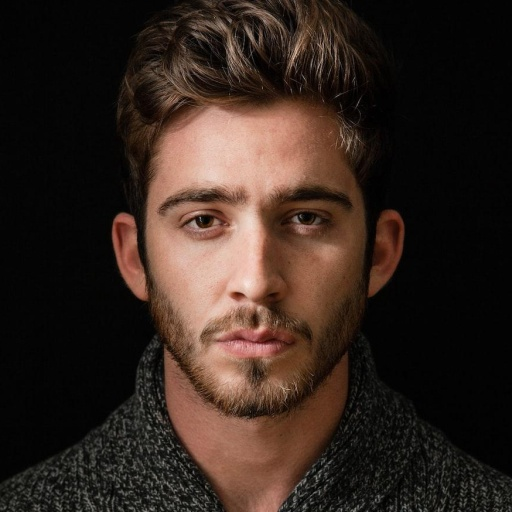
#> input picture images/men2.jpg, 512 x 512 px
$ python Laplacian-Pyramid.py
#> lines starting #> are read from the running program, lines starting #| are printed output that depends on the picture
import numpy as np
import matplotlib.pyplot as plt
from scipy import ndimage
import cv2
import imageio

def create_filter():
      # create a  Binomial (5-tap) filter
      kernel = (1.0/256)*np.array([[1, 4, 6, 4, 1],
                             [4, 16, 24, 16, 4],
                             [6, 24, 36, 24, 6],
                             [4, 16, 24, 16, 4],
                             [1, 4, 6, 4, 1]])
      plt.title('Binomial Filter Kernel')
      plt.imshow(kernel)
      plt.show()
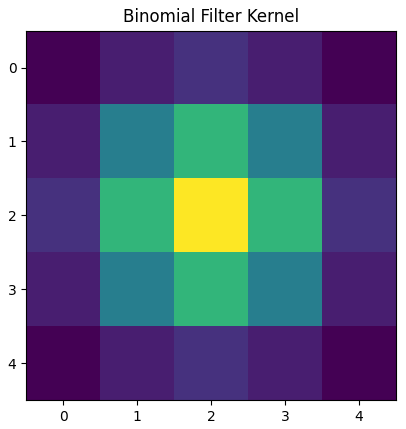
#> figure drawn by matplotlib, 1 panel
      return kernel

class Laplacian_Blend():
      def __init__(self):
            #权重核 weight kernel
            self.kernel = (1.0/256)*np.array([
                              [1, 4, 6, 4, 1],
                              [4, 16, 24, 16, 4],
                              [6, 24, 36, 24, 6],
                              [4, 16, 24, 16, 4],
                              [1, 4, 6, 4, 1]])

      def interpolate(self,image):  #插值（上采样），上采样率 = 2
            image_up = np.zeros((2*image.shape[0], 2*image.shape[1]))
            image_up[::2, ::2] = image  #每隔一个像素插入一个0：零填充
            # 由于内核有单位面积，因此需要扩大图片；长度和宽度增加两倍，因此面积增加4倍
            return ndimage.filters.convolve(image_up, 4*self.kernel, mode='constant') #低通滤波，去除插值带来的异常
            #输入图像，卷积核，处理边界外数组的方式

      def decimate(self,image):    #信号抽取（下采样+平滑滤波），下采样率 = 2
            image_blur = ndimage.filters.convolve(image, self.kernel, mode='constant')  #平滑滤波
            return image_blur[::2, ::2]

      def buildPyramids(self,image):  #构建高斯金字塔和拉普拉斯金字塔
            #image为原比例的原图,是金字塔的第一层
            #初始化金字塔
            G = [image, ]   #高斯金字塔
            L = []          #拉普拉斯金字塔
            while image.shape[0] >= 2 and image.shape[1] >= 2:  #将高斯金字塔的深度构建到最大
                  image = self.decimate(image)  #信号抽取（下采样+平滑滤波）
                  G.append(image)
            for i in range(len(G)-1):    #构建拉普拉斯金字塔
                  L.append(G[i] - self.interpolate(G[i+1])) #第i级的拉普拉斯图像 = 第i级的高斯图像 - （上采样第i+1级的高斯图像）
            return G[:-1], L  #[G,L] = 金字塔(图像)

      def pyramidBlending(self, A, B, mask):  #结合高斯金字塔和拉普拉斯金字塔
            [GA, LA] = self.buildPyramids(A)  #构建A图和B图的高斯金字塔和拉普拉斯金字塔
            [GB ,LB] = self.buildPyramids(B)
            [Gmask, LMask] = self.buildPyramids(mask)  #构建蒙版金字塔（蒙版表示像素来自左边还是右边）
            # 方程: LS(i, j) = GR(I, j)*LA(I, j) + (1-GR(I, j))* LB(I, j)
            blend = []
            for i in range(len(LA)):
                  #确保颜色在255里
                  LS = Gmask[i]/255*LA[i] + (1-Gmask[i]/255)*LB[i]  #以Gmask节点为权重，由LA和LB构建一个合成的金字塔LS
                  blend.append(LS)
            return blend   #最终的合成拉普拉斯金字塔

      def reconstruct(self,pyramid):  #重构金字塔+上采样+与每个级别相加
            reversePyramid = pyramid[::-1]   #从最后一层金字塔开始操作，因此倒转金字塔次序
            stack = reversePyramid[0]
            for i in range(1, len(reversePyramid)):  #从第二个索引开始
                  stack = self.interpolate(stack) + reversePyramid[i] #上采样，对倒合成金字塔进行加法
            return stack   #返回最终已混合好的原比例的图

      def colorBlending(self, img1, img2, mask, filename):    #图像颜色混合 RGB
            img1R,img1G,img1B = cv2.split(img1) # 分成3种基本颜色
            img2R,img2G,img2B = cv2.split(img2)
            LSR = self.pyramidBlending(img1R, img2R, mask)  #分别对两个图像的三个颜色构建各自的合成拉普拉斯金字塔
            LSG = self.pyramidBlending(img1G, img2G, mask)
            LSB = self.pyramidBlending(img1B, img2B, mask)
            blendedR = self.reconstruct(LSR)  #重构
            blendedG = self.reconstruct(LSG)
            blendedB = self.reconstruct(LSB)
            output = cv2.merge((blendedR,blendedG,blendedB))  #叠加三种颜色已混合好的原比例图
            imageio.imsave(filename, output)  #保存图片
            return

def BlendImage(ImageA,ImageB,Mask,result_dir):
#> called with ImageA = 'images/men2.jpg', ImageB = 'images/men1.jpg', Mask = 'images/mask.jpg', result_dir = 'result/finalblend1.png'
      imgA = imageio.imread(ImageA)
#> imgA is the input picture: shape (512, 512, 3); mean R, G, B 52.1, 38.1, 31
      imgB = imageio.imread(ImageB)
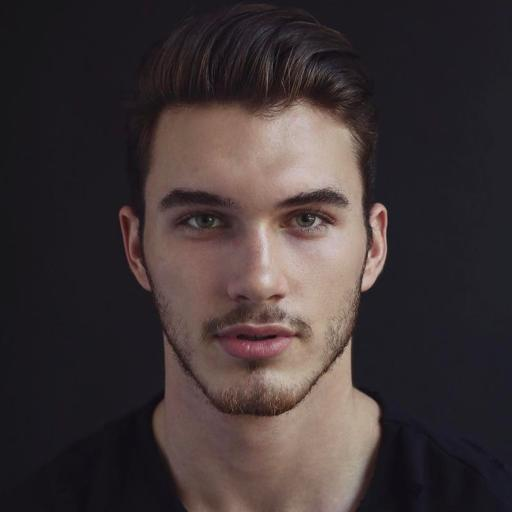
#> input picture images/men1.jpg, 512 x 512 px
#> imgB is the input picture: shape (512, 512, 3); mean R, G, B 63, 52.9, 53.9
      mask = cv2.imread(Mask, 0)
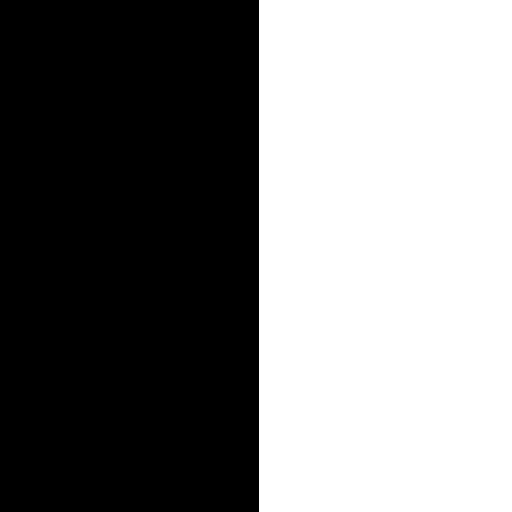
#> input picture images/mask.jpg, 512 x 512 px
#> mask is the input picture: shape (512, 512); min 0, max 255, mean 126
      l = Laplacian_Blend()
      l.colorBlending(imgA,imgB,mask,result_dir)
#> in colorBlending, `img1R,img1G,img1B = cv2.split(img1)`:
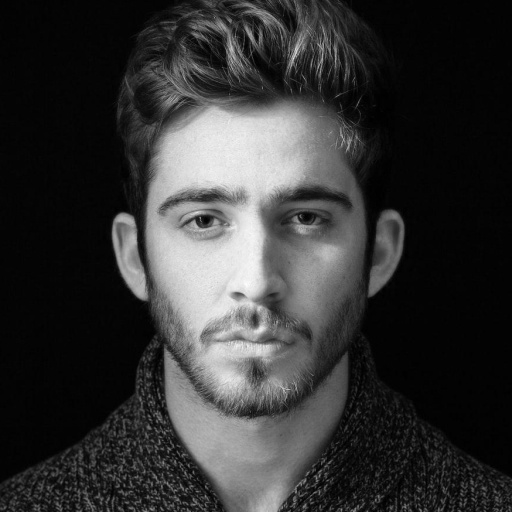
#> img1R: shape (512, 512); min 0, max 253, mean 52.1
#> in colorBlending, `img2R,img2G,img2B = cv2.split(img2)`:
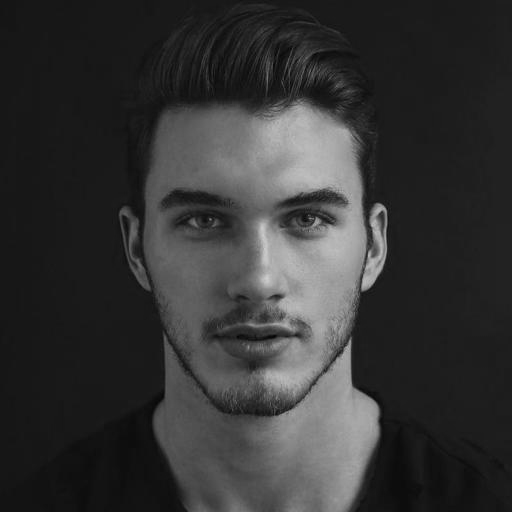
#> img2G: shape (512, 512); min 3, max 206, mean 52.9
#> the loop in buildPyramids, `while image.shape[0] >= 2 and image.shape[1] >= 2:` made 9 passes
#> image on pass 8: [[8, 25], [20, 57]]
#> (image_blur in decimate, image) on pass 9: ([[8, 10], [10, 12]], [8])
#> after the loop in buildPyramids, `while image.shape[0] >= 2 and image.shape[1] >= 2:`: G = 10 items
#> the loop in buildPyramids, `for i in range(len(G)-1):` made 9 passes
#> after the loop in buildPyramids, `for i in range(len(G)-1):`: L = 9 items
#> the loop in buildPyramids (call 2), `while image.shape[0] >= 2 and image.shape[1] >= 2:` made 9 passes
#> image on pass 8: [[9, 26], [20, 61]]
#> (image_blur in decimate, image) on pass 9: ([[9, 11], [11, 13]], [9])
#> the loop in buildPyramids (call 2), `for i in range(len(G)-1):` made 9 passes
#> the loop in pyramidBlending, `for i in range(len(LA)):` made 9 passes
#> LS on pass 9: [[3.93, 22.5], [16.64, 57.43]]
#> the loop in pyramidBlending (call 2), `for i in range(len(LA)):` made 9 passes
#> LS on pass 9: [[3.06, 17.68], [13.32, 44.16]]
#> pass 3, in pyramidBlending (call 2), `LS = Gmask[i]/255*LA[i] + (1-Gmask[i]/255)*LB[i]`:
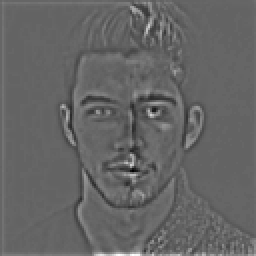
#> LS: shape (128, 128) float64 (shown 2 times larger); min -37.72, max 58.84, mean 0.7; drawn with min black and max white
#> the loop in buildPyramids (call 7), `while image.shape[0] >= 2 and image.shape[1] >= 2:` made 9 passes
#> image on pass 8: [[5, 14], [12, 32]]
#> (image_blur in decimate, image) on pass 9: ([[5, 6], [6, 7]], [5])
#> pass 2, in decimate (call 56), `image_blur = ndimage.filters.convolve(image, self.kernel, mode='consta..`:
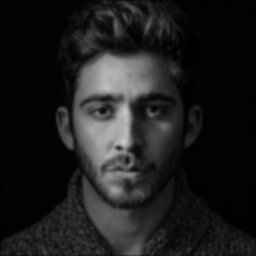
#> image_blur: shape (256, 256); min 0, max 205, mean 29.8
#> in reconstruct, `stack = reversePyramid[0]`: stack = [[3.93, 22.5], [16.64, 57.43]]
#> the loop in reconstruct, `for i in range(1, len(reversePyramid)):` made 8 passes
#> the loop in reconstruct (call 2), `for i in range(1, len(reversePyramid)):` made 8 passes
      output = imageio.imread(result_dir)
      return imgA, imgB, mask, output

def resize_image(img):
      image = imageio.imread(img)
      image.thumbnail((512, 512))
      image.save(img)

def getFigure(ImageA,ImageB,mask,output1,output2):
      fig, axarr = plt.subplots(2,2,constrained_layout=True)
      axarr[0,0].title.set_text('Original Image1')
      axarr[0,1].title.set_text('Original Image2')
      axarr[1,0].title.set_text('Image1 + Image2')
      axarr[1,1].title.set_text('Image2 + Image1')
      axarr[0,0].imshow(ImageA)
      axarr[0,1].imshow(ImageB)
      axarr[1,0].imshow(output2)
      axarr[1,1].imshow(output1)
      fig.tight_layout(pad=1.0)
      fig.suptitle('Mask '+str(mask))
      plt.show()


if __name__ == '__main__':
      mask_ls = ['images/mask.jpg','images/mask2.jpeg','images/mask3.jpg']
      img_ls = [  ['images/men1.jpg','images/men2.jpg'],
                  ['images/woman1.jpg','images/woman4.jpg'],
                  ['images/woman5.jpg','images/woman6.jpg'],
                  ['images/mountain1.jpg','images/mountain2.jpg'],
                  ['images/apple.jpg','images/orange.jpg']]
      create_filter()
      num = 1
      for img in img_ls:
            for i in range(len(mask_ls)):
#> (the run stopped early here; a loop or call above may not have finished)
